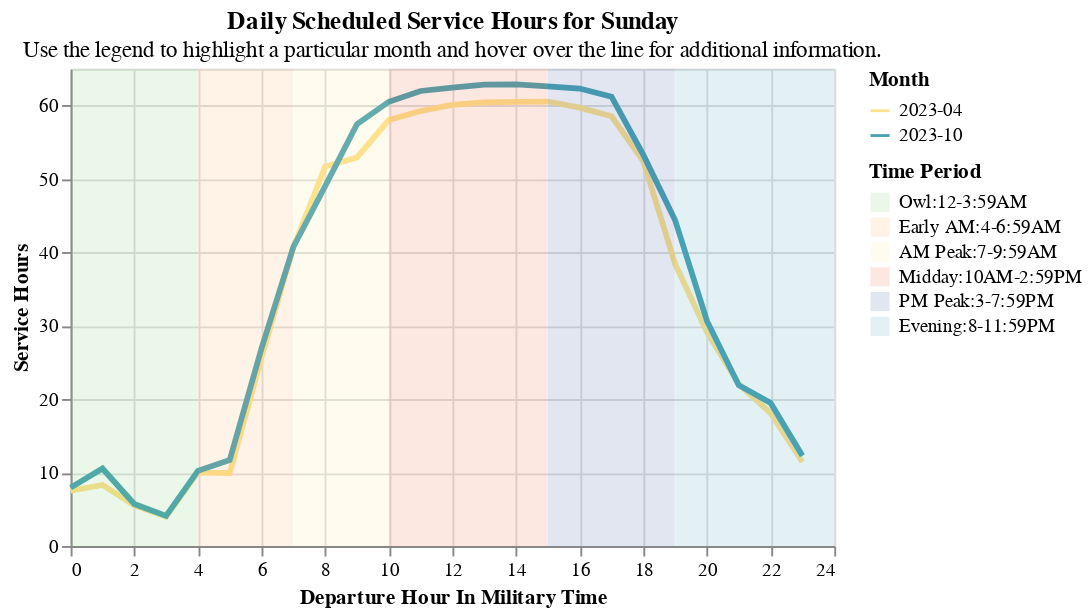

This figure's notebook cell:
### Code cell
create_service_hour_chart(samtrans, "Sunday")

### Figure 1 — Vega-Lite specification as saved in the notebook (floating-point values rounded to 4 significant figures)
{"config": {"view": {"continuousWidth": 300, "continuousHeight": 300}}, "layer": [{"data": {"name": "data-50534a594c1410f620084a8acb7c5a50"}, "mark": {"type": "line", "size": 3}, "encoding": {"color": {"field": "Month", "scale": {"range": ["#fde18d", "#49a2b2"]}, "type": "nominal"}, "opacity": {"condition": {"param": "param_1", "value": 1}, "value": 0.2}, "tooltip": [{"field": "Transit Operator", "type": "nominal"}, {"field": "Month", "type": "nominal"}, {"field": "Weekend or Weekday", "type": "nominal"}, {"field": "Departure Hour", "type": "quantitative"}, {"field": "Service Hours", "type": "quantitative"}], "x": {"field": "Departure Hour", "title": "Departure Hour In Military Time", "type": "quantitative"}, "y": {"field": "Service Hours", "type": "quantitative"}}, "name": "view_1", "title": {"text": "Daily Scheduled Service Hours for Sunday", "subtitle": "Use the legend to highlight a particular month and hover over the line for additional information."}}, {"data": {"name": "data-91fb023a201e36c50d50ceee25465cb3"}, "mark": {"type": "rect", "opacity": 0.15}, "encoding": {"color": {"field": "time_period", "scale": {"range": ["#7cc665", "#fcaa5f", "#fde18d", "#ec5d3b", "#3b56a4", "#49a2b2"]}, "sort": ["Owl:12-3:59AM", "Early AM:4-6:59AM", "AM Peak:7-9:59AM", "Midday:10AM-2:59PM", "PM Peak:3-7:59PM", "Evening:8-11:59PM"], "title": "Time Period", "type": "nominal"}, "x": {"field": "start", "type": "quantitative"}, "x2": {"field": "stop"}, "y": {"value": 0}, "y2": {"value": 250}}}], "height": 250, "params": [{"name": "param_1", "select": {"type": "point", "fields": ["Month"]}, "bind": "legend", "views": ["view_1"]}], "resolve": {"scale": {"color": "independent"}}, "width": 400, "$schema": "https://vega.github.io/schema/vega-lite/v5.14.1.json", "datasets": {"data-50534a594c1410f620084a8acb7c5a50": [{"Transit Operator": "Bay Area 511 SamTrans Schedule", "Month": "2023-04", "Weekend or Weekday": "Sunday", "Departure Hour": 0, "Service Hours": 7.517}, {"Transit Operator": "Bay Area 511 SamTrans Schedule", "Month": "2023-04", "Weekend or Weekday": "Sunday", "Departure Hour": 1, "Service Hours": 8.317}, {"Transit Operator": "Bay Area 511 SamTrans Schedule", "Month": "2023-04", "Weekend or Weekday": "Sunday", "Departure Hour": 2, "Service Hours": 5.517}, {"Transit Operator": "Bay Area 511 SamTrans Schedule", "Month": "2023-04", "Weekend or Weekday": "Sunday", "Departure Hour": 3, "Service Hours": 4.017}, {"Transit Operator": "Bay Area 511 SamTrans Schedule", "Month": "2023-04", "Weekend or Weekday": "Sunday", "Departure Hour": 4, "Service Hours": 10.03}, {"Transit Operator": "Bay Area 511 SamTrans Schedule", "Month": "2023-04", "Weekend or Weekday": "Sunday", "Departure Hour": 5, "Service Hours": 9.917}, {"Transit Operator": "Bay Area 511 SamTrans Schedule", "Month": "2023-04", "Weekend or Weekday": "Sunday", "Departure Hour": 6, "Service Hours": 25.65}, {"Transit Operator": "Bay Area 511 SamTrans Schedule", "Month": "2023-04", "Weekend or Weekday": "Sunday", "Departure Hour": 7, "Service Hours": 40.7}, {"Transit Operator": "Bay Area 511 SamTrans Schedule", "Month": "2023-04", "Weekend or Weekday": "Sunday", "Departure Hour": 8, "Service Hours": 51.67}, {"Transit Operator": "Bay Area 511 SamTrans Schedule", "Month": "2023-04", "Weekend or Weekday": "Sunday", "Departure Hour": 9, "Service Hours": 52.92}, {"Transit Operator": "Bay Area 511 SamTrans Schedule", "Month": "2023-04", "Weekend or Weekday": "Sunday", "Departure Hour": 10, "Service Hours": 58.0}, {"Transit Operator": "Bay Area 511 SamTrans Schedule", "Month": "2023-04", "Weekend or Weekday": "Sunday", "Departure Hour": 11, "Service Hours": 59.25}, {"Transit Operator": "Bay Area 511 SamTrans Schedule", "Month": "2023-04", "Weekend or Weekday": "Sunday", "Departure Hour": 12, "Service Hours": 60.07}, {"Transit Operator": "Bay Area 511 SamTrans Schedule", "Month": "2023-04", "Weekend or Weekday": "Sunday", "Departure Hour": 13, "Service Hours": 60.42}, {"Transit Operator": "Bay Area 511 SamTrans Schedule", "Month": "2023-04", "Weekend or Weekday": "Sunday", "Departure Hour": 14, "Service Hours": 60.5}, {"Transit Operator": "Bay Area 511 SamTrans Schedule", "Month": "2023-04", "Weekend or Weekday": "Sunday", "Departure Hour": 15, "Service Hours": 60.53}, {"Transit Operator": "Bay Area 511 SamTrans Schedule", "Month": "2023-04", "Weekend or Weekday": "Sunday", "Departure Hour": 16, "Service Hours": 59.7}, {"Transit Operator": "Bay Area 511 SamTrans Schedule", "Month": "2023-04", "Weekend or Weekday": "Sunday", "Departure Hour": 17, "Service Hours": 58.52}, {"Transit Operator": "Bay Area 511 SamTrans Schedule", "Month": "2023-04", "Weekend or Weekday": "Sunday", "Departure Hour": 18, "Service Hours": 52.38}, {"Transit Operator": "Bay Area 511 SamTrans Schedule", "Month": "2023-04", "Weekend or Weekday": "Sunday", "Departure Hour": 19, "Service Hours": 38.42}, {"Transit Operator": "Bay Area 511 SamTrans Schedule", "Month": "2023-04", "Weekend or Weekday": "Sunday", "Departure Hour": 20, "Service Hours": 29.13}, {"Transit Operator": "Bay Area 511 SamTrans Schedule", "Month": "2023-04", "Weekend or Weekday": "Sunday", "Departure Hour": 21, "Service Hours": 22.05}, {"Transit Operator": "Bay Area 511 SamTrans Schedule", "Month": "2023-04", "Weekend or Weekday": "Sunday", "Departure Hour": 22, "Service Hours": 18.1}, {"Transit Operator": "Bay Area 511 SamTrans Schedule", "Month": "2023-04", "Weekend or Weekday": "Sunday", "Departure Hour": 23, "Service Hours": 11.43}, {"Transit Operator": "Bay Area 511 SamTrans Schedule", "Month": "2023-10", "Weekend or Weekday": "Sunday", "Departure Hour": 0, "Service Hours": 7.95}, {"Transit Operator": "Bay Area 511 SamTrans Schedule", "Month": "2023-10", "Weekend or Weekday": "Sunday", "Departure Hour": 1, "Service Hours": 10.55}, {"Transit Operator": "Bay Area 511 SamTrans Schedule", "Month": "2023-10", "Weekend or Weekday": "Sunday", "Departure Hour": 2, "Service Hours": 5.717}, {"Transit Operator": "Bay Area 511 SamTrans Schedule", "Month": "2023-10", "Weekend or Weekday": "Sunday", "Departure Hour": 3, "Service Hours": 4.1}, {"Transit Operator": "Bay Area 511 SamTrans Schedule", "Month": "2023-10", "Weekend or Weekday": "Sunday", "Departure Hour": 4, "Service Hours": 10.23}, {"Transit Operator": "Bay Area 511 SamTrans Schedule", "Month": "2023-10", "Weekend or Weekday": "Sunday", "Departure Hour": 5, "Service Hours": 11.7}, {"Transit Operator": "Bay Area 511 SamTrans Schedule", "Month": "2023-10", "Weekend or Weekday": "Sunday", "Departure Hour": 6, "Service Hours": 26.92}, {"Transit Operator": "Bay Area 511 SamTrans Schedule", "Month": "2023-10", "Weekend or Weekday": "Sunday", "Departure Hour": 7, "Service Hours": 40.72}, {"Transit Operator": "Bay Area 511 SamTrans Schedule", "Month": "2023-10", "Weekend or Weekday": "Sunday", "Departure Hour": 8, "Service Hours": 49.0}, {"Transit Operator": "Bay Area 511 SamTrans Schedule", "Month": "2023-10", "Weekend or Weekday": "Sunday", "Departure Hour": 9, "Service Hours": 57.43}, {"Transit Operator": "Bay Area 511 SamTrans Schedule", "Month": "2023-10", "Weekend or Weekday": "Sunday", "Departure Hour": 10, "Service Hours": 60.5}, {"Transit Operator": "Bay Area 511 SamTrans Schedule", "Month": "2023-10", "Weekend or Weekday": "Sunday", "Departure Hour": 11, "Service Hours": 61.97}, {"Transit Operator": "Bay Area 511 SamTrans Schedule", "Month": "2023-10", "Weekend or Weekday": "Sunday", "Departure Hour": 12, "Service Hours": 62.43}, {"Transit Operator": "Bay Area 511 SamTrans Schedule", "Month": "2023-10", "Weekend or Weekday": "Sunday", "Departure Hour": 13, "Service Hours": 62.83}, {"Transit Operator": "Bay Area 511 SamTrans Schedule", "Month": "2023-10", "Weekend or Weekday": "Sunday", "Departure Hour": 14, "Service Hours": 62.87}, {"Transit Operator": "Bay Area 511 SamTrans Schedule", "Month": "2023-10", "Weekend or Weekday": "Sunday", "Departure Hour": 15, "Service Hours": 62.58}, {"Transit Operator": "Bay Area 511 SamTrans Schedule", "Month": "2023-10", "Weekend or Weekday": "Sunday", "Departure Hour": 16, "Service Hours": 62.3}, {"Transit Operator": "Bay Area 511 SamTrans Schedule", "Month": "2023-10", "Weekend or Weekday": "Sunday", "Departure Hour": 17, "Service Hours": 61.2}, {"Transit Operator": "Bay Area 511 SamTrans Schedule", "Month": "2023-10", "Weekend or Weekday": "Sunday", "Departure Hour": 18, "Service Hours": 53.27}, {"Transit Operator": "Bay Area 511 SamTrans Schedule", "Month": "2023-10", "Weekend or Weekday": "Sunday", "Departure Hour": 19, "Service Hours": 44.37}, {"Transit Operator": "Bay Area 511 SamTrans Schedule", "Month": "2023-10", "Weekend or Weekday": "Sunday", "Departure Hour": 20, "Service Hours": 30.65}, {"Transit Operator": "Bay Area 511 SamTrans Schedule", "Month": "2023-10", "Weekend or Weekday": "Sunday", "Departure Hour": 21, "Service Hours": 21.88}, {"Transit Operator": "Bay Area 511 SamTrans Schedule", "Month": "2023-10", "Weekend or Weekday": "Sunday", "Departure Hour": 22, "Service Hours": 19.48}, {"Transit Operator": "Bay Area 511 SamTrans Schedule", "Month": "2023-10", "Weekend or Weekday": "Sunday", "Departure Hour": 23, "Service Hours": 12.3}], "data-91fb023a201e36c50d50ceee25465cb3": [{"index": 0, "start": 0, "stop": 3.99, "time_period": "Owl:12-3:59AM"}, {"index": 1, "start": 4, "stop": 6.99, "time_period": "Early AM:4-6:59AM"}, {"index": 2, "start": 7, "stop": 9.99, "time_period": "AM Peak:7-9:59AM"}, {"index": 3, "start": 10, "stop": 14.99, "time_period": "Midday:10AM-2:59PM"}, {"index": 4, "start": 15, "stop": 18.99, "time_period": "PM Peak:3-7:59PM"}, {"index": 5, "start": 19, "stop": 24.0, "time_period": "Evening:8-11:59PM"}]}}
